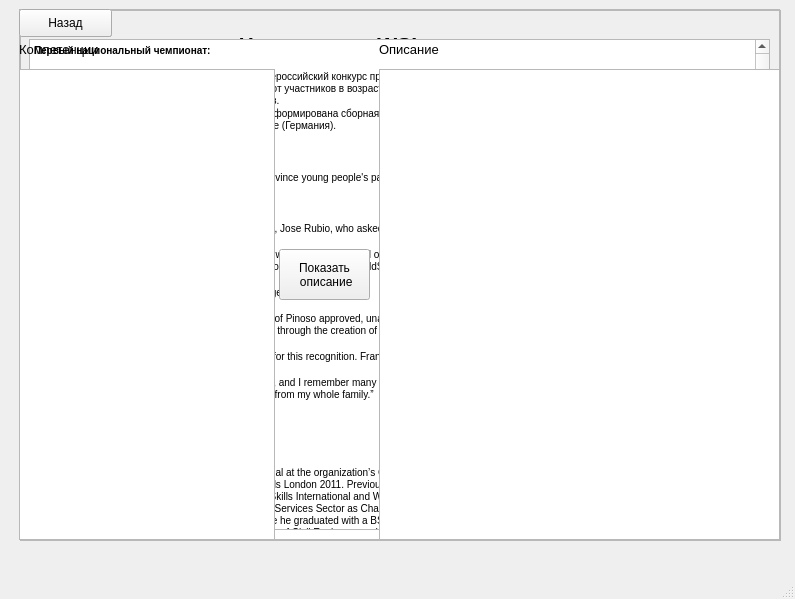
<?xml version="1.0" encoding="UTF-8"?>
<ui version="4.0">
 <class>AboutWorldSkills</class>
 <widget class="QMainWindow" name="AboutWorldSkills">
  <property name="geometry">
   <rect>
    <x>0</x>
    <y>0</y>
    <width>795</width>
    <height>599</height>
   </rect>
  </property>
  <property name="windowTitle">
   <string>MainWindow</string>
  </property>
  <widget class="QWidget" name="centralwidget">
   <widget class="QFrame" name="MainFrame">
    <property name="geometry">
     <rect>
      <x>20</x>
      <y>10</y>
      <width>761</width>
      <height>531</height>
     </rect>
    </property>
    <property name="frameShape">
     <enum>QFrame::StyledPanel</enum>
    </property>
    <property name="frameShadow">
     <enum>QFrame::Raised</enum>
    </property>
    <widget class="QLabel" name="WorldSkillsLabel">
     <property name="geometry">
      <rect>
       <x>280</x>
       <y>20</y>
       <width>201</width>
       <height>31</height>
      </rect>
     </property>
     <property name="font">
      <font>
       <pointsize>14</pointsize>
       <weight>75</weight>
       <bold>true</bold>
      </font>
     </property>
     <property name="text">
      <string>O WorldSkills</string>
     </property>
    </widget>
    <widget class="QPushButton" name="HistoryButton">
     <property name="geometry">
      <rect>
       <x>260</x>
       <y>80</y>
       <width>201</width>
       <height>81</height>
      </rect>
     </property>
     <property name="font">
      <font>
       <pointsize>10</pointsize>
      </font>
     </property>
     <property name="text">
      <string>История</string>
     </property>
    </widget>
    <widget class="QPushButton" name="CompetitionButton">
     <property name="geometry">
      <rect>
       <x>260</x>
       <y>190</y>
       <width>201</width>
       <height>81</height>
      </rect>
     </property>
     <property name="font">
      <font>
       <pointsize>10</pointsize>
      </font>
     </property>
     <property name="text">
      <string>Компетенции</string>
     </property>
    </widget>
    <widget class="QPushButton" name="ChempionshipsButton">
     <property name="geometry">
      <rect>
       <x>260</x>
       <y>300</y>
       <width>201</width>
       <height>81</height>
      </rect>
     </property>
     <property name="font">
      <font>
       <pointsize>10</pointsize>
      </font>
     </property>
     <property name="text">
      <string>Чемпионаты</string>
     </property>
    </widget>
   </widget>
   <widget class="QFrame" name="AboutFrame">
    <property name="geometry">
     <rect>
      <x>19</x>
      <y>9</y>
      <width>761</width>
      <height>531</height>
     </rect>
    </property>
    <property name="frameShape">
     <enum>QFrame::StyledPanel</enum>
    </property>
    <property name="frameShadow">
     <enum>QFrame::Raised</enum>
    </property>
    <widget class="QTextEdit" name="AboutWSTextEdit">
     <property name="geometry">
      <rect>
       <x>10</x>
       <y>30</y>
       <width>741</width>
       <height>491</height>
      </rect>
     </property>
     <property name="html">
      <string>&lt;!DOCTYPE HTML PUBLIC &quot;-//W3C//DTD HTML 4.0//EN&quot; &quot;http://www.w3.org/TR/REC-html40/strict.dtd&quot;&gt;
&lt;html&gt;&lt;head&gt;&lt;meta name=&quot;qrichtext&quot; content=&quot;1&quot; /&gt;&lt;style type=&quot;text/css&quot;&gt;
p, li { white-space: pre-wrap; }
&lt;/style&gt;&lt;/head&gt;&lt;body style=&quot; font-family:'MS Shell Dlg 2'; font-size:7.8pt; font-weight:400; font-style:normal;&quot;&gt;
&lt;p style=&quot; margin-top:0px; margin-bottom:0px; margin-left:0px; margin-right:0px; -qt-block-indent:0; text-indent:0px;&quot;&gt;&lt;span style=&quot; font-weight:600;&quot;&gt;Первый национальный чемпионат:&lt;/span&gt;&lt;/p&gt;
&lt;p style=&quot;-qt-paragraph-type:empty; margin-top:0px; margin-bottom:0px; margin-left:0px; margin-right:0px; -qt-block-indent:0; text-indent:0px;&quot;&gt;&lt;br /&gt;&lt;/p&gt;
&lt;p style=&quot; margin-top:0px; margin-bottom:0px; margin-left:0px; margin-right:0px; -qt-block-indent:0; text-indent:0px;&quot;&gt;Весной 2013 года в Тольятти состоялся Первый всероссийский конкурс профессионального мастерства «Национальный чемпионат WorldSkills Russia — 2013». В чемпионате приняли участие более трёхсот участников в возрасте от 18 до 22 лет — студентов учреждений среднего профессионального образования, победителей региональных конкурсов.&lt;/p&gt;
&lt;p style=&quot; margin-top:0px; margin-bottom:0px; margin-left:0px; margin-right:0px; -qt-block-indent:0; text-indent:0px;&quot;&gt;По результатам Национального чемпионата была сформирована сборная Российской Федерации, которая в июле 2013 года приняла участие в чемпионате мира WorldSkills International в Лейпциге (Германия).&lt;/p&gt;
&lt;p style=&quot;-qt-paragraph-type:empty; margin-top:0px; margin-bottom:0px; margin-left:0px; margin-right:0px; -qt-block-indent:0; text-indent:0px;&quot;&gt;&lt;br /&gt;&lt;/p&gt;
&lt;p style=&quot; margin-top:0px; margin-bottom:0px; margin-left:0px; margin-right:0px; -qt-block-indent:0; text-indent:0px;&quot;&gt;Основатель:&lt;/p&gt;
&lt;p style=&quot; margin-top:0px; margin-bottom:0px; margin-left:0px; margin-right:0px; -qt-block-indent:0; text-indent:0px;&quot;&gt;&lt;span style=&quot; font-weight:600;&quot;&gt;Albert Vidal&lt;/span&gt;&lt;/p&gt;
&lt;p style=&quot; margin-top:0px; margin-bottom:0px; margin-left:0px; margin-right:0px; -qt-block-indent:0; text-indent:0px;&quot;&gt;&amp;quot;Fill youth with enthusiasm through special action! Convince young people's parents, trainers and company chiefs that a promising future is possible only through good vocational training&amp;quot;.&lt;/p&gt;
&lt;p style=&quot; margin-top:0px; margin-bottom:0px; margin-left:0px; margin-right:0px; -qt-block-indent:0; text-indent:0px;&quot;&gt;- Francisco Albert-Vidal, IVTO President 1984-1992&lt;/p&gt;
&lt;p style=&quot;-qt-paragraph-type:empty; margin-top:0px; margin-bottom:0px; margin-left:0px; margin-right:0px; -qt-block-indent:0; text-indent:0px;&quot;&gt;&lt;br /&gt;&lt;/p&gt;
&lt;p style=&quot; margin-top:0px; margin-bottom:0px; margin-left:0px; margin-right:0px; -qt-block-indent:0; text-indent:0px;&quot;&gt;It was his nephew, Juan Martinez Albert, and his friend, Jose Rubio, who asked for this nomination two years ago. &lt;/p&gt;
&lt;p style=&quot;-qt-paragraph-type:empty; margin-top:0px; margin-bottom:0px; margin-left:0px; margin-right:0px; -qt-block-indent:0; text-indent:0px;&quot;&gt;&lt;br /&gt;&lt;/p&gt;
&lt;p style=&quot; margin-top:0px; margin-bottom:0px; margin-left:0px; margin-right:0px; -qt-block-indent:0; text-indent:0px;&quot;&gt;Francisco Albert-Vidal was born in Pinoso in 1917 and worked in the city hall of the village of Petrer. Later, he was the Vocational Training General Secretary until 1977 as well as the founder of the International VET Competitions, now WorldSkills.&lt;/p&gt;
&lt;p style=&quot;-qt-paragraph-type:empty; margin-top:0px; margin-bottom:0px; margin-left:0px; margin-right:0px; -qt-block-indent:0; text-indent:0px;&quot;&gt;&lt;br /&gt;&lt;/p&gt;
&lt;p style=&quot; margin-top:0px; margin-bottom:0px; margin-left:0px; margin-right:0px; -qt-block-indent:0; text-indent:0px;&quot;&gt;He died in Madrid, in 1993, and was buried in the village of Pinoso.&lt;/p&gt;
&lt;p style=&quot;-qt-paragraph-type:empty; margin-top:0px; margin-bottom:0px; margin-left:0px; margin-right:0px; -qt-block-indent:0; text-indent:0px;&quot;&gt;&lt;br /&gt;&lt;/p&gt;
&lt;p style=&quot; margin-top:0px; margin-bottom:0px; margin-left:0px; margin-right:0px; -qt-block-indent:0; text-indent:0px;&quot;&gt;On 31 March 2015, the plenary session of the city hall of Pinoso approved, unanimously, his appointment as honorary citizen of the village, as recognition of his work in the field of vocational training for young people through the creation of important events like WorldSkills Competitions.&lt;/p&gt;
&lt;p style=&quot;-qt-paragraph-type:empty; margin-top:0px; margin-bottom:0px; margin-left:0px; margin-right:0px; -qt-block-indent:0; text-indent:0px;&quot;&gt;&lt;br /&gt;&lt;/p&gt;
&lt;p style=&quot; margin-top:0px; margin-bottom:0px; margin-left:0px; margin-right:0px; -qt-block-indent:0; text-indent:0px;&quot;&gt;Words from Pepe Rubio (partner and friend): &amp;quot;Thanks for this recognition. Francisco Albert Vidal worked for universal values, for people and their education&amp;quot; &lt;/p&gt;
&lt;p style=&quot;-qt-paragraph-type:empty; margin-top:0px; margin-bottom:0px; margin-left:0px; margin-right:0px; -qt-block-indent:0; text-indent:0px;&quot;&gt;&lt;br /&gt;&lt;/p&gt;
&lt;p style=&quot; margin-top:0px; margin-bottom:0px; margin-left:0px; margin-right:0px; -qt-block-indent:0; text-indent:0px;&quot;&gt;Words from Juan Martinez (nephew): &amp;quot;I'm very excited, and I remember many family moments with him, especially together with my mother, the only sister of Francisco who is still alive. I want to transmit gratitude from my whole family.”&lt;/p&gt;
&lt;p style=&quot;-qt-paragraph-type:empty; margin-top:0px; margin-bottom:0px; margin-left:0px; margin-right:0px; -qt-block-indent:0; text-indent:0px;&quot;&gt;&lt;br /&gt;&lt;/p&gt;
&lt;p style=&quot; margin-top:0px; margin-bottom:0px; margin-left:0px; margin-right:0px; -qt-block-indent:0; text-indent:0px;&quot;&gt;Президент:&lt;/p&gt;
&lt;p style=&quot; margin-top:0px; margin-bottom:0px; margin-left:0px; margin-right:0px; -qt-block-indent:0; text-indent:0px;&quot;&gt;&lt;span style=&quot; font-weight:600;&quot;&gt;Simon Bartley&lt;/span&gt;&lt;/p&gt;
&lt;p style=&quot; margin-top:0px; margin-bottom:0px; margin-left:0px; margin-right:0px; -qt-block-indent:0; text-indent:0px;&quot;&gt;(United Kingdom)&lt;/p&gt;
&lt;p style=&quot;-qt-paragraph-type:empty; margin-top:0px; margin-bottom:0px; margin-left:0px; margin-right:0px; -qt-block-indent:0; text-indent:0px;&quot;&gt;&lt;br /&gt;&lt;/p&gt;
&lt;p style=&quot; margin-top:0px; margin-bottom:0px; margin-left:0px; margin-right:0px; -qt-block-indent:0; text-indent:0px;&quot;&gt;Simon was elected President of WorldSkills International at the organization’s General Assembly in October 2010 and took up his four-year post on 10th October 2011, the day after the Closing Ceremony at WorldSkills London 2011. Previously Simon had been Chief Executive of UK Skills and WorldSkills London 2011 as well as being the UK’s Official Delegate to both WorldSkills International and WorldSkills Europe (on both of which he was also a Board Member). Prior to his involvement in UK Skills Simon worked in the Building Services Sector as Chairman of his family business and he now works as an international skills consultant. Simon was educated at Durham University, from where he graduated with a BSc in Engineering Science and Management and an MSc in Management Science. He is a Chartered Engineer, a Member of the Institution of Civil Engineers and a Fellow of City and Guilds. A Member of the UK Governments Skills Commission he is also on the Council of City &amp;amp; Guilds. Simon is a past Chair of the Confederation of British Industry’s Small and Medium Sized Enterprise Council.&lt;/p&gt;&lt;/body&gt;&lt;/html&gt;</string>
     </property>
    </widget>
    <widget class="QPushButton" name="ABackButton">
     <property name="geometry">
      <rect>
       <x>0</x>
       <y>0</y>
       <width>93</width>
       <height>28</height>
      </rect>
     </property>
     <property name="text">
      <string>Назад</string>
     </property>
    </widget>
   </widget>
   <widget class="QFrame" name="CompetitionFrame">
    <property name="geometry">
     <rect>
      <x>19</x>
      <y>9</y>
      <width>761</width>
      <height>531</height>
     </rect>
    </property>
    <property name="frameShape">
     <enum>QFrame::StyledPanel</enum>
    </property>
    <property name="frameShadow">
     <enum>QFrame::Raised</enum>
    </property>
    <widget class="QListWidget" name="CompetitionList">
     <property name="geometry">
      <rect>
       <x>0</x>
       <y>60</y>
       <width>256</width>
       <height>471</height>
      </rect>
     </property>
    </widget>
    <widget class="QTextEdit" name="AboutTextEdit">
     <property name="geometry">
      <rect>
       <x>360</x>
       <y>60</y>
       <width>401</width>
       <height>471</height>
      </rect>
     </property>
    </widget>
    <widget class="QLabel" name="CompetitionLabel">
     <property name="geometry">
      <rect>
       <x>0</x>
       <y>30</y>
       <width>111</width>
       <height>21</height>
      </rect>
     </property>
     <property name="font">
      <font>
       <pointsize>10</pointsize>
      </font>
     </property>
     <property name="text">
      <string>Компетенции</string>
     </property>
    </widget>
    <widget class="QLabel" name="AboutLabel">
     <property name="geometry">
      <rect>
       <x>360</x>
       <y>30</y>
       <width>111</width>
       <height>21</height>
      </rect>
     </property>
     <property name="font">
      <font>
       <pointsize>10</pointsize>
      </font>
     </property>
     <property name="text">
      <string>Описание</string>
     </property>
    </widget>
    <widget class="QPushButton" name="SearchButton">
     <property name="geometry">
      <rect>
       <x>260</x>
       <y>240</y>
       <width>91</width>
       <height>51</height>
      </rect>
     </property>
     <property name="text">
      <string>Показать
 описание</string>
     </property>
    </widget>
    <widget class="QPushButton" name="CoBackButton">
     <property name="geometry">
      <rect>
       <x>0</x>
       <y>0</y>
       <width>93</width>
       <height>28</height>
      </rect>
     </property>
     <property name="text">
      <string>Назад</string>
     </property>
    </widget>
   </widget>
   <widget class="QFrame" name="ChempionshipsFrame">
    <property name="geometry">
     <rect>
      <x>19</x>
      <y>9</y>
      <width>761</width>
      <height>531</height>
     </rect>
    </property>
    <property name="frameShape">
     <enum>QFrame::StyledPanel</enum>
    </property>
    <property name="frameShadow">
     <enum>QFrame::Raised</enum>
    </property>
    <widget class="QLabel" name="ChampionshipsWSILabel">
     <property name="geometry">
      <rect>
       <x>220</x>
       <y>10</y>
       <width>301</width>
       <height>51</height>
      </rect>
     </property>
     <property name="font">
      <font>
       <pointsize>16</pointsize>
       <weight>75</weight>
       <bold>true</bold>
      </font>
     </property>
     <property name="text">
      <string>Чемпионаты WSI</string>
     </property>
    </widget>
    <widget class="QTableWidget" name="ChampionshipsTable">
     <property name="geometry">
      <rect>
       <x>0</x>
       <y>110</y>
       <width>761</width>
       <height>421</height>
      </rect>
     </property>
    </widget>
    <widget class="QPushButton" name="ChBackButton">
     <property name="geometry">
      <rect>
       <x>0</x>
       <y>0</y>
       <width>93</width>
       <height>28</height>
      </rect>
     </property>
     <property name="text">
      <string>Назад</string>
     </property>
    </widget>
   </widget>
   <zorder>ChempionshipsFrame</zorder>
   <zorder>MainFrame</zorder>
   <zorder>AboutFrame</zorder>
   <zorder>CompetitionFrame</zorder>
  </widget>
  <widget class="QMenuBar" name="menubar">
   <property name="geometry">
    <rect>
     <x>0</x>
     <y>0</y>
     <width>795</width>
     <height>26</height>
    </rect>
   </property>
  </widget>
  <widget class="QStatusBar" name="statusbar"/>
 </widget>
 <resources/>
 <connections/>
</ui>
